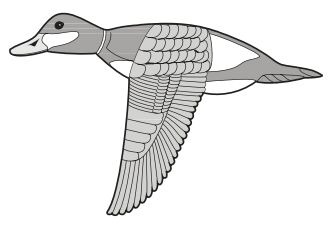
#> input picture PATOOOO/pato.jpeg, 334 x 225 px
$ python patoImg.py   (older library calls are emulated)
#> lines starting #> are read from the running program, lines starting #| are printed output that depends on the picture
from PIL import Image
import random


file=open("pato.txt","w")
img = Image.open("pato.jpeg")
#> img is the input picture: PIL image 334x225 RGB; mean R, G, B 233, 232.9, 232.4
img = img.resize((200,67), Image.ANTIALIAS)
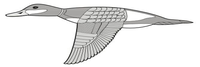
#> img: PIL image 200x67 RGB; mean R, G, B 232.6, 232.6, 232.1
# img.draft('L')
img.convert(mode='L')
img.show()
px = img.load()
width,height = img.size
#> width = 200; height = 67
print(img.size)
#| (200, 67)
pato=[];
for j in range(height):
    pato.append([])
    for i in range(width):
        # print(px[i,j],end=' ')
        # file.write(chr(px[i,j]))
        if( px[i,j] == (255,255,255) ):
            pato[-1].append('-')
            file.write('-');
        else:
            # 33-47
            c = chr(ord('!')+random.randrange(10))
            c='+'
            # c='.'
            file.write(c);
            pato[-1].append(c)
    file.write('\n')
    # print()
# print(pato)

file.close();
